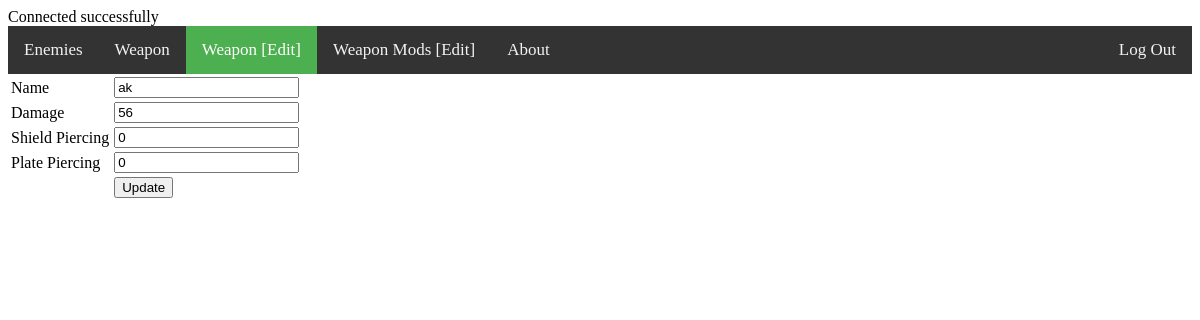
Screenshot of /admin/index5_edit.php?id=1 (signed in) with the database file from the repository.
### tables this page shows
CREATE TABLE `weapon_table` (
  `weapon_id` int(4) NOT NULL,
  `weapon_name` varchar(30) NOT NULL,
  `stats_dmg` float NOT NULL,
  `stats_shield` tinyint(1) NOT NULL,
  `stats_piercing` tinyint(1) NOT NULL
);

### admin/index5_edit.php (the view, shortened to what this page needs)
<?php
include '../config.php';
?>
<?php
if (isset($_GET['id'])){
    $id = $_GET['id'];
}
$result = mysqli_query($conn, "SELECT * FROM weapon_table WHERE weapon_id=$id");
while($data = mysqli_fetch_array($result))
{
    $name = $data['weapon_name'];
    $dmg = $data['stats_dmg'];
    $sp = $data['stats_shield'];
    $pl = $data['stats_piercing'];
}
?>
<html>
<head>
    <link rel="stylesheet" href="../style.css">
</head>
<body>
<div class="topnav">
	<a href="index.php">Enemies</a>
	<a href="index2.php">Weapon</a>
	<a class="active" href="index5.php">Weapon [Edit]</a>
	<a href="index4.php">Weapon Mods [Edit]</a>
	<a href="index3.php">About</a>
	<div class="right_nav">
		<a href="logout.php">Log Out</a>
	</div>
</div>
    <form action="index5_edit.php" method="post" name="Form_index5_update">
        <table width="25%" border="0">
            <tr>
                <td>Name</td>
                <td><input type="text" name="name" required value="<?php echo $name;?>"></td>
            </tr>
            <tr>
                <td>Damage</td>
                <td><input type="text" name="dmg" required value="<?php echo $dmg;?>"></td>
            </tr>
            <tr>
                <td>Shield Piercing</td>
                <td><input type="text" name="sp" value="<?php echo $sp;?>"></td>
            </tr>
            <tr>
                <td>Plate Piercing</td>
                <td><input type="text" name="plate" value="<?php echo $pl;?>"></td>
            </tr>
            <tr>
                <td></td>
                <td><input type="submit" name="update" value="Update"></td>
            </tr>
        </table>
    </form>
</body>
</html>

### style.css (style rules this page uses)
.topnav { background-color: #333; overflow: hidden; }
.topnav a { float: left; color: #f2f2f2; text-align: center; padding: 14px 16px; text-decoration: none; font-size: 17px; }
.right_nav { text-align: right; float: right; }
.topnav a.active { background-color: #4CAF50; color: white; }

### rows the page displays
weapon_table: name "ak", dmg "56", sp "0", plate "0"
